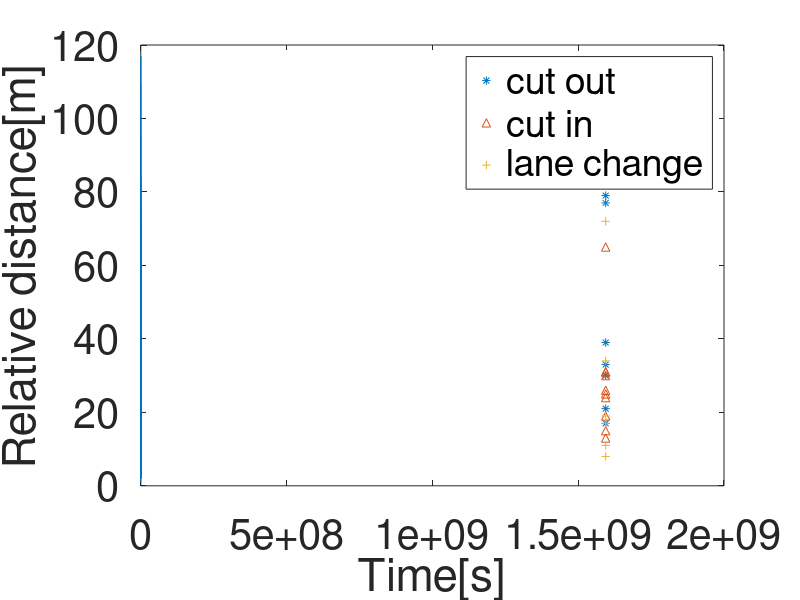
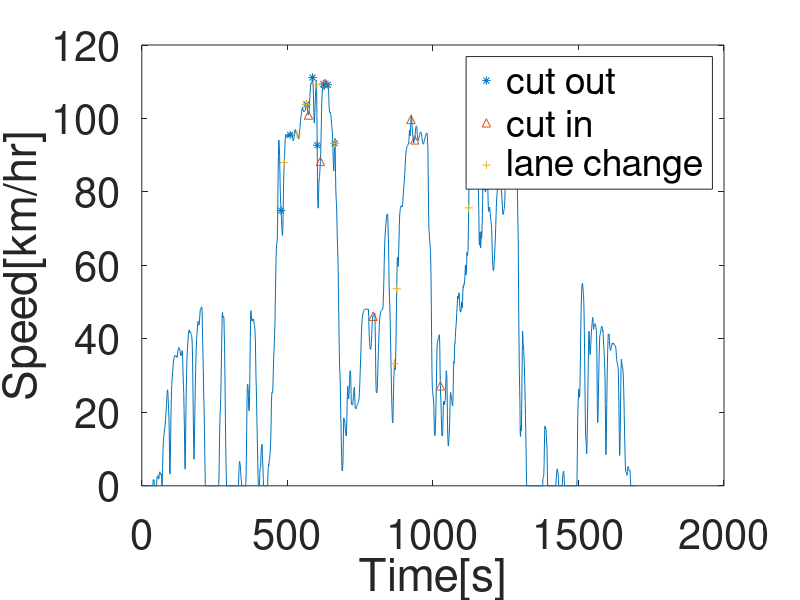
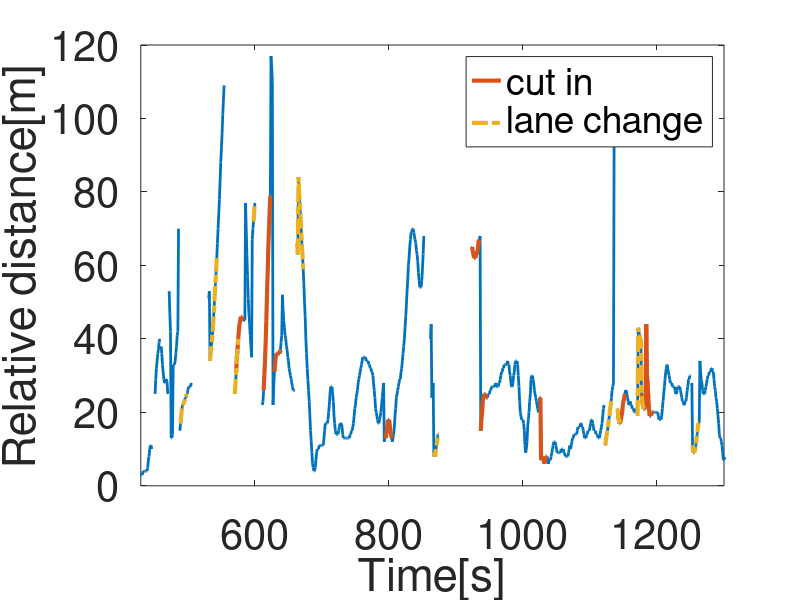
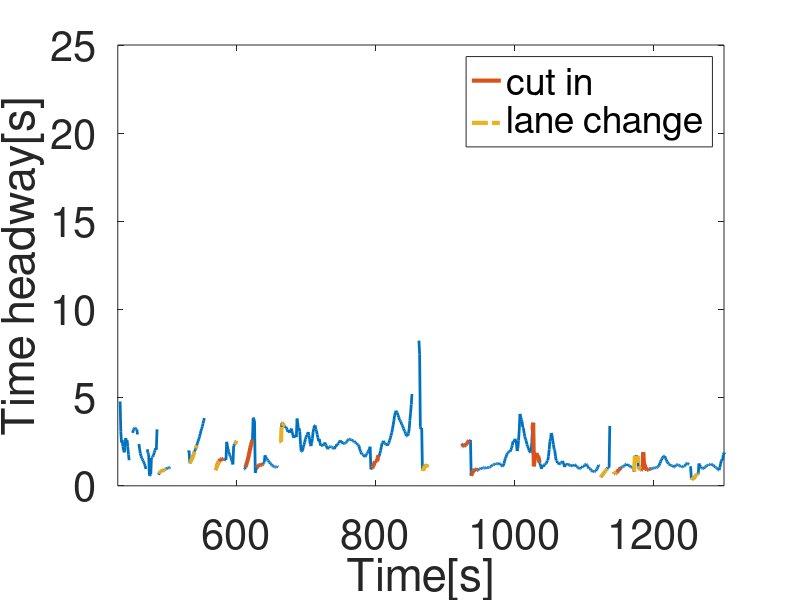

Source code (MATLAB) for these figures, in order: (Note: this script raises an error after producing the figures.)
close all
clear all
clc

load("2020-07-08-15-15-54_2T3MWRFVXLW056972_CAN_Messages.mat")

%% filter available data
valid_accel = accelx;
valid_relative_dist = lead_distance;
valid_relative_spd = relative_vel;
valid_speed = speed/3.6;

valid_relative_dist(valid_relative_dist>150) = nan;


%% scenarios accodring to the video

time_aligned = Time-Time(1);
cut_out_time_vid = [478,509,565,586,602,623,640,663,1183,1251,1264];  % a vehicle cut-out 
cut_in_time_vid = [572,613,629,795,925,938,1026,1143,1178,1186];   %a vehicle cut-in in front of current vehicle
lane_change_time_vid = [489,533,565,598,663,868,876,1123,1137,1172,1254];  %subject vehicle making a lane change

index_1 = zeros(length(cut_out_time_vid),1);
index_cut_in_s = zeros(length(cut_in_time_vid),1);
index_3 = zeros(length(lane_change_time_vid),1);

cut_in_s_e = zeros(length(cut_in_time_vid),2);
cut_out_s_e = zeros(length(cut_out_time_vid),2);
lane_change_s_e=  zeros(length(lane_change_time_vid),2);


for i = 1:1:length(index_1)
    [~,temp_I] = min(abs(time_aligned-cut_out_time_vid(i)));
    
    index_1(i) = temp_I;
    
    cut_out_s_e(i,1) = temp_I;
    [~,temp_I] = min(abs(time_aligned-cut_out_time_vid(i)-10));
    cut_out_s_e(i,2) = temp_I;
end

for i = 1:1:length(index_cut_in_s)  
    [~,temp_I] = min(abs(time_aligned-cut_in_time_vid(i)));
    index_cut_in_s(i) = temp_I;
    
    cut_in_s_e(i,1) = temp_I;
    [~,temp_I] = min(abs(time_aligned-cut_in_time_vid(i)-10));
    cut_in_s_e(i,2) = temp_I;
end

for i = 1:1:length(index_3)  
    [~,temp_I] = min(abs(time_aligned-lane_change_time_vid(i)));
    index_3(i) = temp_I;
    
    lane_change_s_e(i,1) = temp_I;
    [~,temp_I] = min(abs(time_aligned-lane_change_time_vid(i)-10));
    lane_change_s_e(i,2) = temp_I;
end


figure()
plot(Time-Time(1),valid_relative_dist)
xlabel('Time[s]','FontSize',30)
ylabel('Relative distance[m]','FontSize',30)
set(gca,'FontSize',30)
hold on
h1 = scatter(Time(index_1),valid_relative_dist(index_1),'*');
h2 = scatter(Time(index_cut_in_s),valid_relative_dist(index_cut_in_s),'^');
h3 = scatter(Time(index_3),valid_relative_dist(index_3),'+');
legend([h1 h2 h3],{'cut out','cut in','lane change'})

figure()
plot(Time-Time(1),speed)
xlabel('Time[s]','FontSize',30)
ylabel('Speed[km/hr]','FontSize',30)
set(gca,'FontSize',30)
hold on
h1 = scatter(Time(index_1)-Time(1),speed(index_1),'*');
h2 = scatter(Time(index_cut_in_s)-Time(1),speed(index_cut_in_s),'^');
h3 = scatter(Time(index_3)-Time(1),speed(index_3),'+');
legend([h1 h2 h3],{'cut out','cut in','lane change'})

%% Extract 10-seconds-trajectory after cut-in or  lane change scenarios

figure()
plot(Time-Time(1),valid_relative_dist,'LineWidth',2)
xlabel('Time[s]','FontSize',30)
ylabel('Relative distance[m]','FontSize',30)
set(gca,'FontSize',30)
hold on

h2 = plot(Time(cut_in_s_e(1,1):cut_in_s_e(1,2))-Time(1),valid_relative_dist(cut_in_s_e(1,1):cut_in_s_e(1,2)),'Color',[0.8500 0.3250 0.0980],'LineWidth',3);
h3 = plot(Time(lane_change_s_e(1,1):lane_change_s_e(1,2))-Time(1),valid_relative_dist(lane_change_s_e(1,1):lane_change_s_e(1,2)),'-.','Color',[0.9290 0.6940 0.1250],'LineWidth',3);
for i = 2:1:size(cut_in_s_e,1)
    plot(Time(cut_in_s_e(i,1):cut_in_s_e(i,2))-Time(1),valid_relative_dist(cut_in_s_e(i,1):cut_in_s_e(i,2)),'Color',[0.8500 0.3250 0.0980],'LineWidth',3);
end

for i = 2:1:size(lane_change_s_e,1)
    plot(Time(lane_change_s_e(i,1):lane_change_s_e(i,2))-Time(1),valid_relative_dist(lane_change_s_e(i,1):lane_change_s_e(i,2)),'-.','Color',[0.9290 0.6940 0.1250],'LineWidth',3);
end

legend([h2 h3],{'cut in','lane change'})
xlim([430 1301])

%%
time_headway = valid_relative_dist./valid_speed;

figure()
plot(Time-Time(1),time_headway,'LineWidth',2)
xlabel('Time[s]','FontSize',30)
ylabel('Time headway[s]','FontSize',30)
set(gca,'FontSize',30)
hold on

h2 = plot(Time(cut_in_s_e(1,1):cut_in_s_e(1,2))-Time(1),time_headway(cut_in_s_e(1,1):cut_in_s_e(1,2)),'Color',[0.8500 0.3250 0.0980],'LineWidth',3);
h3 = plot(Time(lane_change_s_e(1,1):lane_change_s_e(1,2))-Time(1),time_headway(lane_change_s_e(1,1):lane_change_s_e(1,2)),'-.','Color',[0.9290 0.6940 0.1250],'LineWidth',3);
for i = 2:1:size(cut_in_s_e,1)
    plot(Time(cut_in_s_e(i,1):cut_in_s_e(i,2))-Time(1),time_headway(cut_in_s_e(i,1):cut_in_s_e(i,2)),'Color',[0.8500 0.3250 0.0980],'LineWidth',3);
end

for i = 2:1:size(lane_change_s_e,1)
    plot(Time(lane_change_s_e(i,1):lane_change_s_e(i,2))-Time(1),time_headway(lane_change_s_e(i,1):lane_change_s_e(i,2)),'-.','Color',[0.9290 0.6940 0.1250],'LineWidth',3);
end

legend([h2 h3],{'cut in','lane change'})
xlim([430 1301])


%%
figure()
plot(Time-Time(1),valid_speed,'LineWidth',2)
xlabel('Time[s]','FontSize',30)
ylabel('Speed [m/s]','FontSize',30)
set(gca,'FontSize',30)
hold on

h2 = plot(Time(cut_in_s_e(1,1):cut_in_s_e(1,2))-Time(1),valid_speed(cut_in_s_e(1,1):cut_in_s_e(1,2)),'Color',[0.8500 0.3250 0.0980],'LineWidth',3);
h3 = plot(Time(lane_change_s_e(1,1):lane_change_s_e(1,2))-Time(1),valid_speed(lane_change_s_e(1,1):lane_change_s_e(1,2)),'-.','Color',[0.9290 0.6940 0.1250],'LineWidth',3);
for i = 2:1:size(cut_in_s_e,1)
    plot(Time(cut_in_s_e(i,1):cut_in_s_e(i,2))-Time(1),valid_speed(cut_in_s_e(i,1):cut_in_s_e(i,2)),'Color',[0.8500 0.3250 0.0980],'LineWidth',3);
end

for i = 2:1:size(lane_change_s_e,1)
    plot(Time(lane_change_s_e(i,1):lane_change_s_e(i,2))-Time(1),valid_speed(lane_change_s_e(i,1):lane_change_s_e(i,2)),'-.','Color',[0.9290 0.6940 0.1250],'LineWidth',3);
end
legend([h2 h3],{'cut in','lane change'})
xlim([430 1301])

%%
figure()
plot(Time-Time(1),valid_relative_spd,'LineWidth',2)
xlabel('Time[s]','FontSize',30)
ylabel('Relative speed [m/s]','FontSize',30)
set(gca,'FontSize',30)
hold on

h2 = plot(Time(cut_in_s_e(1,1):cut_in_s_e(1,2))-Time(1),valid_relative_spd(cut_in_s_e(1,1):cut_in_s_e(1,2)),'Color',[0.8500 0.3250 0.0980],'LineWidth',3);
h3 = plot(Time(lane_change_s_e(1,1):lane_change_s_e(1,2))-Time(1),valid_relative_spd(lane_change_s_e(1,1):lane_change_s_e(1,2)),'-.','Color',[0.9290 0.6940 0.1250],'LineWidth',3);
for i = 2:1:size(cut_in_s_e,1)
    plot(Time(cut_in_s_e(i,1):cut_in_s_e(i,2))-Time(1),valid_relative_spd(cut_in_s_e(i,1):cut_in_s_e(i,2)),'Color',[0.8500 0.3250 0.0980],'LineWidth',3);
end

for i = 2:1:size(lane_change_s_e,1)
    plot(Time(lane_change_s_e(i,1):lane_change_s_e(i,2))-Time(1),valid_relative_spd(lane_change_s_e(i,1):lane_change_s_e(i,2)),'-.','Color',[0.9290 0.6940 0.1250],'LineWidth',3);
end
legend([h2 h3],{'cut in','lane change'})
xlim([430 1301])

%% label cut-in samples  highway [460 sec  ~ 1301 sec] 

[~,highway_s_I] = min(abs(time_aligned-450));
[~,highway_e_I] = min(abs(time_aligned-1301));


fig_handle3 = figure(10)
temp_c = accelx;
c = exp(temp_c)./(1+exp(temp_c))-0.5;   %enhance constrast
% c = temp_c;
ticks_value = [-4:1:4];
ticks_value = exp(ticks_value)./(1+exp(ticks_value))-0.5;
% plot_handle = scatter(valid_relative_dist,valid_relative_spd,80,c,'.','MarkerFaceAlpha',1.0,'MarkerEdgeAlpha',1.0);
plot_handle = scatter(relative_vel(highway_s_I:highway_e_I),lead_distance(highway_s_I:highway_e_I),40,c(highway_s_I:highway_e_I),'filled','MarkerFaceAlpha',1.0,'MarkerEdgeAlpha',1.0);

hcb = colorbar('Ticks',ticks_value,...
         'TickLabels',{'-4','-3','-2','-1','0','1','2','3','4'});
colorTitleHandle = get(hcb,'Title');
titleString = 'accel.[m/s^2]';
set(colorTitleHandle ,'String',titleString);
colormap(fig_handle3,brewermap([],'RdYlGn'))  %RdYlGn
ylim([0 120])
xlim([-15 15])
ylabel('Relative distance[m]','FontSize',30)
xlabel('Relative speed[m/s]','FontSize',30)
set(gca,'FontSize',30)
hold on

%%
% figure()
% h2 = scatter(valid_relative_spd(cut_in_s_e(1,1):cut_in_s_e(1,2)),valid_relative_dist(cut_in_s_e(1,1):cut_in_s_e(1,2)),60,[0 0 0],'^','filled');
% hold on
% for i = 2:1:size(cut_in_s_e,1)
%     scatter(valid_relative_spd(cut_in_s_e(i,1):cut_in_s_e(i,2)),valid_relative_dist(cut_in_s_e(i,1):cut_in_s_e(i,2)),60,[0 0 0],'^','filled');
% end
% ylabel('Relative distance[m]','FontSize',30)
% xlabel('Relative speed[m/s]','FontSize',30)
% ylim([0 120])
% xlim([-10 10])
% set(gca,'FontSize',30)
% title('cut-in')
% hold on

% figure()
% h2 = scatter(valid_relative_spd(cut_out_s_e(1,1):cut_out_s_e(1,2)),valid_relative_dist(cut_out_s_e(1,1):cut_out_s_e(1,2)),60,[0 0 0],'^','filled');
% hold on
% for i = 2:1:size(cut_out_s_e,1)
%     scatter(valid_relative_spd(cut_out_s_e(i,1):cut_out_s_e(i,2)),valid_relative_dist(cut_out_s_e(i,1):cut_out_s_e(i,2)),60,[0 0 0],'^','filled');
% end
% ylabel('Relative distance[m]','FontSize',30)
% xlabel('Relative speed[m/s]','FontSize',30)
% ylim([0 120])
% xlim([-10 10])
% set(gca,'FontSize',30)
% title('cut-out')
% hold on

% 
% figure()
h2 = scatter(valid_relative_spd(lane_change_s_e(1,1):lane_change_s_e(1,2)),valid_relative_dist(lane_change_s_e(1,1):lane_change_s_e(1,2)),60,[0 0 0],'^','filled');
hold on
for i = 2:1:size(lane_change_s_e,1)
    scatter(valid_relative_spd(lane_change_s_e(i,1):lane_change_s_e(i,2)),valid_relative_dist(lane_change_s_e(i,1):lane_change_s_e(i,2)),60,[0 0 0],'^','filled');
end
ylabel('Relative distance[m]','FontSize',30)
xlabel('Relative speed[m/s]','FontSize',30)
ylim([0 120])
xlim([-10 10])
set(gca,'FontSize',30)
title('lane change')
